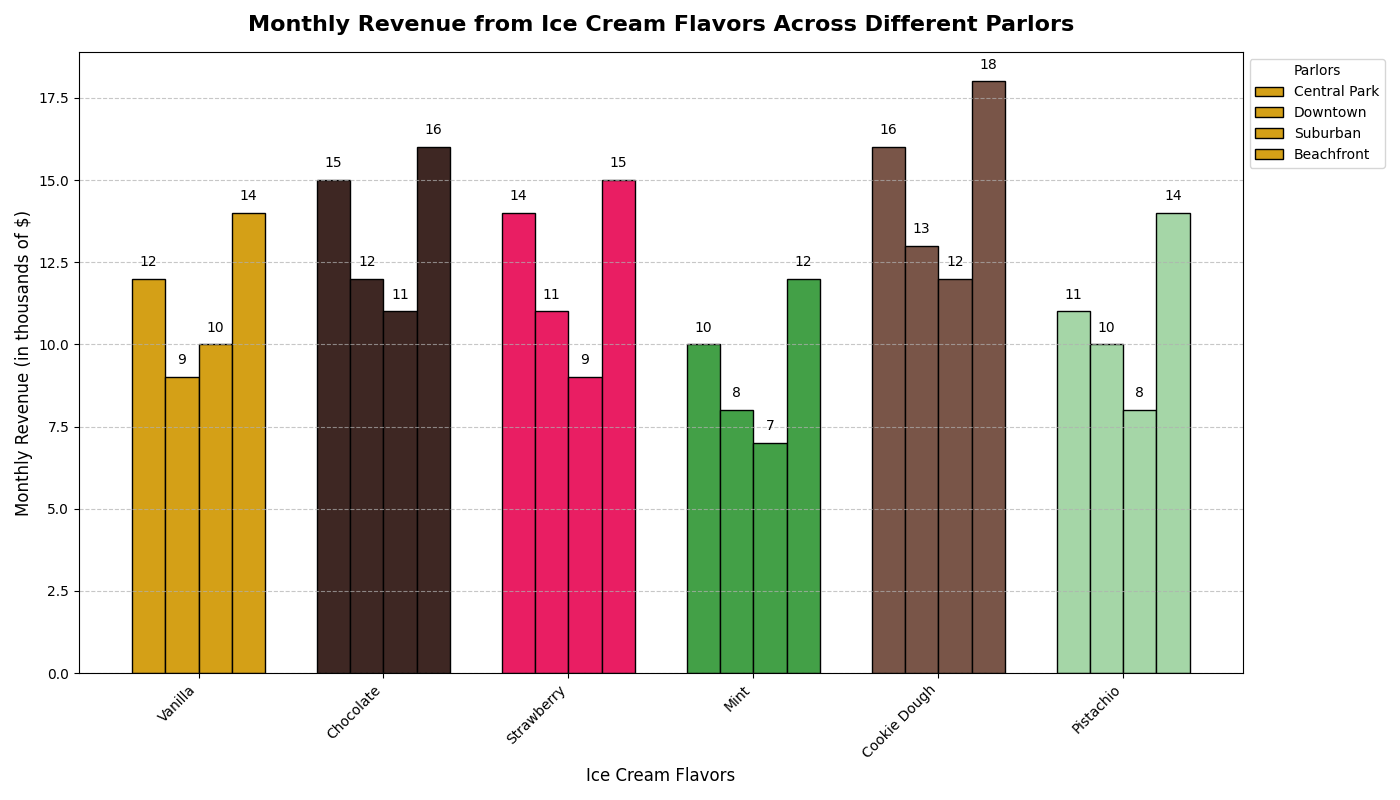

Recreate this plot in Python.
import matplotlib.pyplot as plt
import numpy as np

# **Backstory: Monthly Revenues of Different Ice Cream Flavors at Ice Cream Parlors**
# This visualization presents monthly revenue data for different ice cream flavors at multiple parlors.
# It's intended to offer insights into flavor popularity and seasonal trends across locations.

# Define the ice cream flavors and parlors
flavors = ['Vanilla', 'Chocolate', 'Strawberry', 'Mint', 'Cookie Dough', 'Pistachio']
parlors = ['Central Park', 'Downtown', 'Suburban', 'Beachfront']

# Monthly revenue data for each parlor (in thousands of dollars)
revenue_data = {
    'Central Park': [12, 15, 14, 10, 16, 11],
    'Downtown': [9, 12, 11, 8, 13, 10],
    'Suburban': [10, 11, 9, 7, 12, 8],
    'Beachfront': [14, 16, 15, 12, 18, 14]
}

# Define colors
flavor_colors = ['#D4A017', '#3E2723', '#E91E63', '#43A047', '#795548', '#A5D6A7']

# Initialize the figure with multiple subplots
fig, ax = plt.subplots(figsize=(14, 8))

# Width of a single bar
bar_width = 0.18

# Plot bars for each parlor
for i, parlor in enumerate(parlors):
    # Calculate positions for each set of bars
    positions = np.arange(len(flavors)) + i * bar_width
    ax.bar(positions, revenue_data[parlor], width=bar_width, color=flavor_colors, label=parlor, edgecolor='black')

# Set labels and title
ax.set_xlabel('Ice Cream Flavors', fontsize=12)
ax.set_ylabel('Monthly Revenue (in thousands of $)', fontsize=12)
ax.set_title('Monthly Revenue from Ice Cream Flavors Across Different Parlors', fontsize=16, fontweight='bold', pad=15)

# Set x-ticks to be in the middle of grouped bars
ax.set_xticks(np.arange(len(flavors)) + bar_width * 1.5)
ax.set_xticklabels(flavors, rotation=45, ha='right')

# Add grid for easier visualization
ax.yaxis.grid(True, linestyle='--', alpha=0.7)

# Add data labels on top of each bar
for i, parlor in enumerate(parlors):
    positions = np.arange(len(flavors)) + i * bar_width
    for j, value in enumerate(revenue_data[parlor]):
        ax.text(positions[j], value + 0.3, str(value), ha='center', va='bottom', fontsize=10, color='black')

# Add legend
ax.legend(title='Parlors', fontsize=10, loc='upper left', bbox_to_anchor=(1, 1))

# Automatically adjust layout to prevent overlap
plt.tight_layout()

# Display the plot
plt.show()
